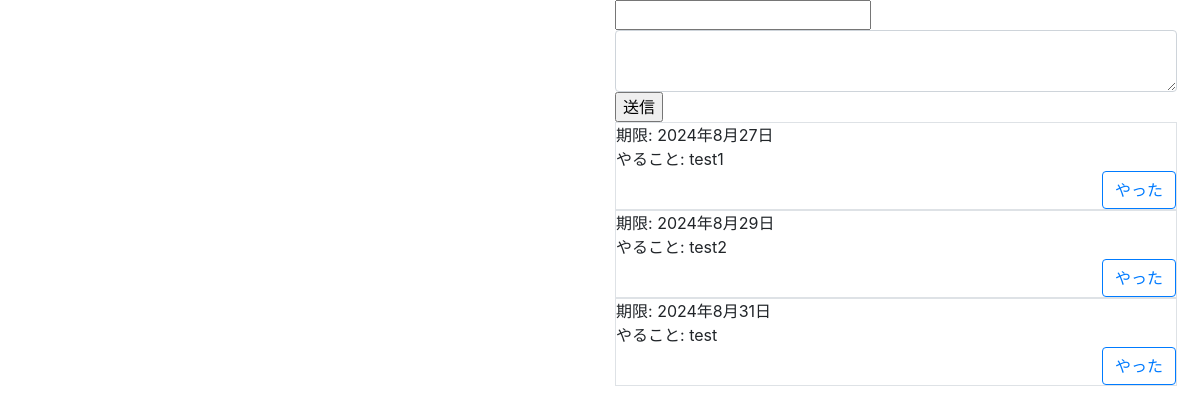
Before: / with the older database file.
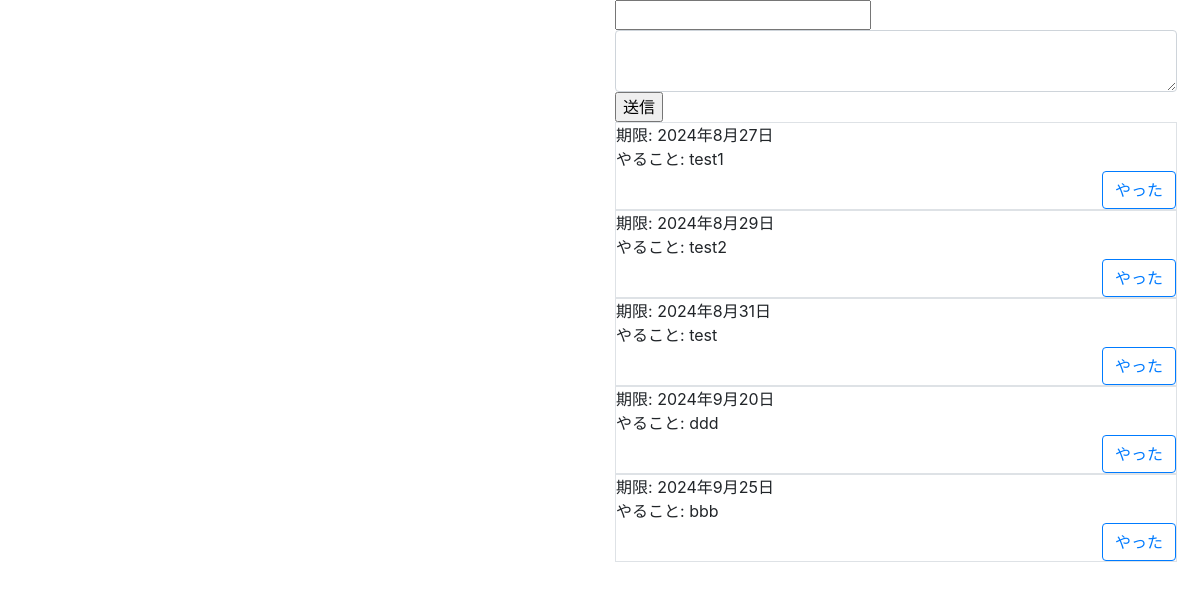
After: the same page with the newer database file.
### fullcalendarapp/models.py (models this page shows, shortened)
class Todo(models.Model):
    dt          = models.DateTimeField(verbose_name="投稿日時",default=timezone.now)
    deadline    = models.DateField(verbose_name="期日")
    content     = models.CharField(verbose_name="やること", max_length=300)
    done        = models.BooleanField(verbose_name="やった", default=False)

### fullcalendarapp/views.py (the view, shortened to what this page needs)
class IndexView(View):
    def get(self, request, *args, **kwargs):
        context             = {}
        context["todos"]    = Todo.objects.order_by("deadline", "dt")
        return render(request, "fullcalendarapp/index.html", context)

### templates/fullcalendarapp/index.html (shortened to what this page needs)
{% load static %}
<!DOCTYPE html>
<html lang="ja">
<head>
    <link rel="stylesheet" href="https://stackpath.bootstrapcdn.com/bootstrap/4.4.1/css/bootstrap.min.css">
    <link rel="stylesheet" href="https://cdn.jsdelivr.net/npm/flatpickr/dist/flatpickr.min.css">
    <link rel="stylesheet" href="{% static 'fullcalendarapp/css/style.css' %}">
</head>
<body>
    <main class="mx-2">
        <div class="row mx-0">
            <div class="col-md-6">
            </div>
            <div class="col-md-6">
                <form method="POST">
                    <input name="deadline" type="text" readonly>
                    <textarea class="form-control" name="content"></textarea>
                    <input type="submit" value="送信">
                </form>
                {% for todo in todos %}
                <div id="todo_{{ todo.id }}" class="border">
                    <div>期限: {{ todo.deadline }}</div>
                    <div>やること: {{ todo.content }}</div>
                    <form class="text-right" action="{% url 'fullcalendarapp:done' todo.id %}" method="post">
                        {% if todo.done %}
                        <input class="btn btn-primary " type="submit" value="完了">
                        {% else %}
                        <input class="btn btn-outline-primary " type="submit" value="やった">
                        {% endif %}
                    </form>
                </div>
                {% endfor %}
            </div>
        </div>
    </main>
</body>
</html>

Changed rows visible on the page:
added Todo: deadline "2024年9月20日", content "ddd"
added Todo: deadline "2024年9月25日", content "bbb"
